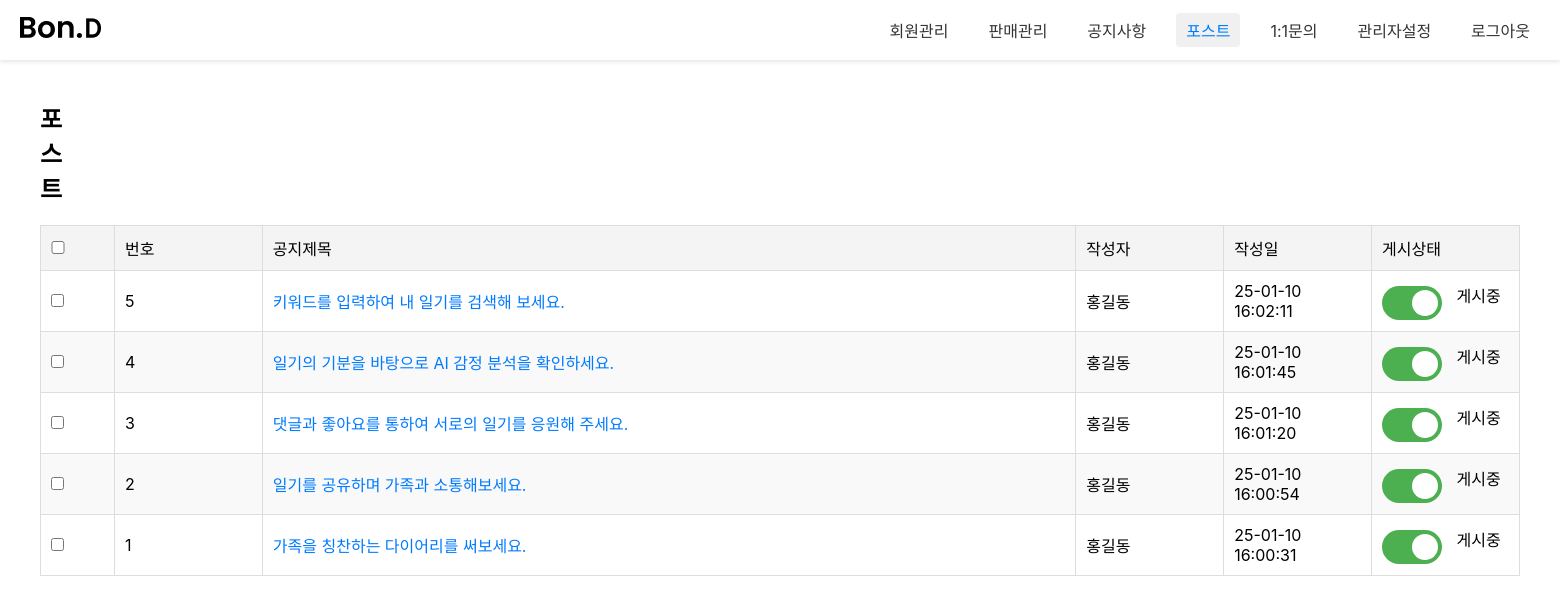
Page /admin1/admin_postList/ on the committed database.
### customer/models.py (models this page shows, shortened)
class NoticeBoard(models.Model):
  bno = models.AutoField(primary_key=True)
  member = models.ForeignKey(Administrator,on_delete=models.SET_NULL, null=True)
  btitle = models.CharField(max_length=1000)
  bcontent = models.TextField()
  bdate = models.DateTimeField(auto_now_add=True)
  bfile = models.ImageField(null=True, blank=True, upload_to='uploads/')
  bfile_thumbnail = models.ImageField(null=True, blank=True, upload_to='uploads/')
  userid = models.CharField(max_length=100,null=True, blank=True)
  bmail = models.CharField(max_length=100, null=True, blank=True)
  category = models.IntegerField(null=True, blank=False)
  status = models.CharField(max_length=50, null=True, blank=True)

### admin1/models.py (models this page shows, shortened)
class Administrator(models.Model):
  ano = models.IntegerField(default=0)
  id = models.CharField(max_length=50,primary_key=True)
  pw = models.CharField(max_length=100)
  name = models.CharField(max_length=100)
  nickname = models.CharField(max_length=100,default='관리자')
  tel = models.CharField(max_length=20,default='010-0000-0000')
  role = models.IntegerField()
  adate = models.DateTimeField(auto_now=True)

### admin1/views.py (the view)
# urls.py: path('admin_postList/', views.admin_postList, name="admin_postList"),
def admin_postList(request):
	qs = NoticeBoard.objects.filter(category=2).order_by("-bno")
	context = {"postList":qs}
	return render(request, 'admin_postList.html', context)

### admin1/templates/admin_postList.html (shortened to what this page needs)
{% load static %}
<!DOCTYPE html>
<html lang="ko">
	<head>
		<link rel="stylesheet" href="{% static 'css/admin1/admin_memllist.css'%}">
		<link rel="stylesheet" href="{% static 'css/admin1/admin_login.css'%}">
	</head>
	<body>
	<nav class="gnb">
		<a href="#" class="logo"><img src="/static/images/admin1/logo_sample.png" alt=""></a>
		<div class="menu">
			<a href="/admin1/admin_memList/">회원관리</a>
			<a href="#">판매관리</a>
			<a href="/admin1/admin_noticeList/">공지사항</a>
			<a href="/admin1/admin_postList/" class='active'>포스트</a>
			<a href="/admin1/admin_qList/" >1:1문의</a>
			<a href="/admin1/admin_adminList/">관리자설정</a>
			<a id='a_logout'>로그아웃</a>
		</div>
	</nav>
	<div class="container">
		<div class="con_header">
			<h2>포스트</h2>
		</div>
		<table>
			<colgroup>
        <col style="width: 5%;">
        <col style="width: 10%;">
        <col style="width: 55%;">
        <col style="width: 10%;">
        <col style="width: 10%;">
        <col style="width: 10%;">
    	</colgroup>
			<thead>
				<tr>
					<th><input type="checkbox" id="select_all"></th>
					<th>번호</th>
					<th>공지제목</th>
					<th>작성자</th>
					<th>작성일</th>
					<th>게시상태</th>
				</tr>
			</thead>
			<tbody>
				{% for post in postList %}
				<tr>
					<td><input type="checkbox" class="select_member"></td>
					<td>{{forloop.revcounter}}</td>
					<td class="member_name"><a href="/admin1/admin_postView/{{post.bno}}/">{{post.btitle}}</a></td>
					<td>{{post.member.name}}</td>
					<td>{{post.bdate|date:'y-m-d H:i:s'}}</td>
					<td>
						<label class="switch">
							<span class="slider"></span>
						</label>
						<span class="status-text">{{ post.status }}</span>
					</td>
				</tr>
				{% empty %}
    		<tr>
       	 <td colspan="6" style="text-align: center;">등록된 포스트가 없습니다.</td>
    		</tr>
				{% endfor %}
			</tbody>
		</table>
	</div>
</body>
</html>

### static/css/admin1/admin_memllist.css (style rules this page uses)
* { margin: 0; padding: 0; font-family: "Pretendard Variable", Pretendard, -apple-system, BlinkMacSystemFont, system-ui, Roboto, "Helvetica Neue", "Segoe UI", "Apple SD Gothic Neo", "Noto Sans KR", "Malgun Gothic", "Apple Color Emoji", "Segoe UI Emoji", "Segoe UI Symbol", sans-serif; }
.container { width: 100%; padding: 40px 40px 0 40px; box-sizing: border-box; }
.con_header { display: flex; gap: 10px; }
.con_header h2 { margin-right: 1520px; }
table { width: 100%; border-collapse: collapse; margin-top: 20px; }
table th, table td { border: 1px solid #ddd; padding: 10px; text-align: left; }
table th { background-color: #f4f4f4; font-weight: 500; }
table td { font-weight: 400; }
#select_all { width: 14px; }
table tr:nth-child(even) { background-color: #f9f9f9; }
.member_name a { text-decoration: none; color: #007bff; transition: color 0.3s; }

### static/css/admin1/admin_login.css (style rules this page uses)
* { margin: 0; padding: 0; font-family: "Pretendard Variable", Pretendard, -apple-system, BlinkMacSystemFont, system-ui, Roboto, "Helvetica Neue", "Segoe UI", "Apple SD Gothic Neo", "Noto Sans KR", "Malgun Gothic", "Apple Color Emoji", "Segoe UI Emoji", "Segoe UI Symbol", sans-serif; }
a { text-decoration: none; color: inherit; cursor: pointer; }
.gnb { display: flex; align-items: center; justify-content: space-between; height: 60px; background-color: #ffffff; padding: 0 20px; box-shadow: 0 2px 4px rgba(0, 0, 0, 0.1); }
.gnb .logo { font-size: 20px; font-weight: bold; color: #333; text-decoration: none; }
.gnb .menu { display: flex; gap: 20px; }
.gnb .menu a { text-decoration: none; color: #333; font-size: 16px; padding: 5px 10px; border-radius: 4px; transition: background-color 0.3s, color 0.3s; }
.gnb .menu a:hover, .gnb .menu a.active { background-color: #f0f0f0; color: #007bff; }

### admin1/templates/admin_postList.html (style rules this page uses)
.switch { position: relative; display: inline-block; width: 60px; height: 34px; }
.slider { position: absolute; cursor: pointer; top: 0; left: 0; right: 0; bottom: 0; background-color: #ccc; transition: 0.4s; border-radius: 34px; }
.slider:before { position: absolute; content: ""; height: 26px; width: 26px; border-radius: 50%; left: 4px; bottom: 4px; background-color: white; transition: 0.4s; }
input:checked + .slider { background-color: #4CAF50; }
input:checked + .slider:before { transform: translateX(26px); }
.status-text { display: inline-block; margin-left: 10px; font-size: 16px; }

### rows in the picture
NoticeBoard: btitle "키워드를 입력하여 내 일기를 검색해 보세요.", member.name "홍길동", bdate "25-01-10 16:02:11", status "게시중"
NoticeBoard: btitle "일기의 기분을 바탕으로 AI 감정 분석을 확인하세요.", member.name "홍길동", bdate "25-01-10 16:01:45", status "게시중"
NoticeBoard: btitle "댓글과 좋아요를 통하여 서로의 일기를 응원해 주세요.", member.name "홍길동", bdate "25-01-10 16:01:20", status "게시중"
NoticeBoard: btitle "일기를 공유하며 가족과 소통해보세요.", member.name "홍길동", bdate "25-01-10 16:00:54", status "게시중"
NoticeBoard: btitle "가족을 칭찬하는 다이어리를 써보세요.", member.name "홍길동", bdate "25-01-10 16:00:31", status "게시중"
